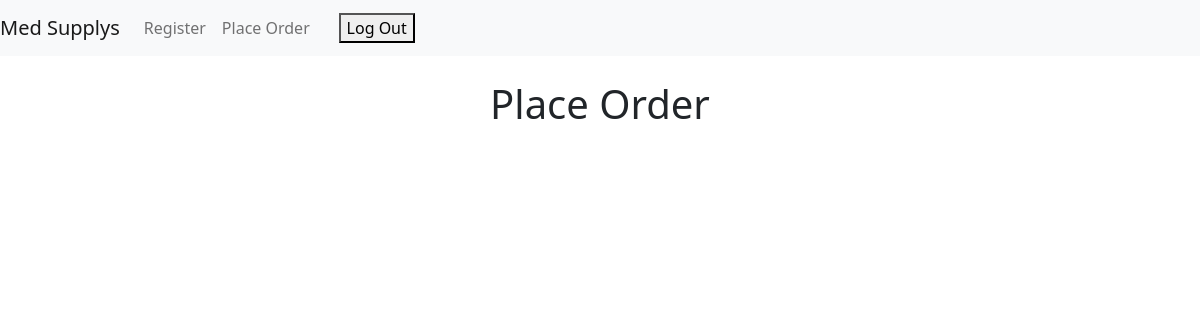
Page /place_order on the earlier database version.
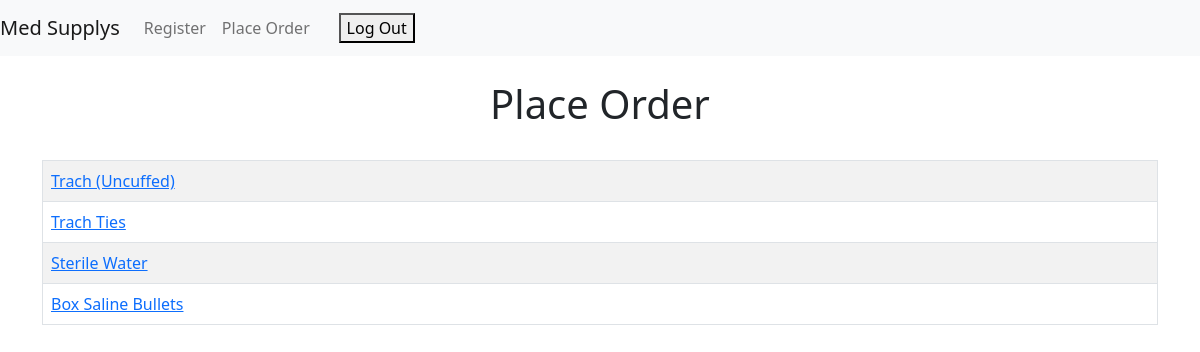
Same page on the later database version.
### supplyorder/models.py (models this page shows)
class Products(models.Model):
    productSKU = models.CharField(max_length=100, unique=True)
    productName = models.CharField(max_length=100)
    productPrice = models.CharField(max_length=100)
    productStock = models.CharField(max_length=100)
    def __str__(self):
        return self.productName

### supplyorder/views.py (the view)
# urls.py: path('place_order', views.place_order, name="place_order"),
def place_order(request):
    showProducts = Products.objects.all()
    return render(request, 'place_order.html', {'showProducts': showProducts} )

### supplyorder/templates/place_order.html
{% extends 'base.html' %}
{% block content %}
    <center>
        <h1>Place Order</h1>
        <br/>
        <table class="table table-striped table-bordered table-hover">
            {% for products in showProducts %}
                <tr>
                    <td>
                        <a href="{% url 'product_breakdown' products.id %}">{{products}}</a>
                    </td>
                </tr>
            {% endfor %}
        </table>
    </center>
{% endblock %}

### supplyorder/templates/base.html (shortened to what this page needs)
<!doctype html>
<html lang="en">
  <head>
    <link href="https://cdn.jsdelivr.net/npm/bootstrap@5.0.2/dist/css/bootstrap.min.css" rel="stylesheet">
  </head>
  <body>
      {% include 'navbar.html' %}
    <br/>
    <div class="container">
      {% block content %}
      {% endblock %}
  </div>
  </body>
</html>

### supplyorder/templates/navbar.html (shortened to what this page needs)
 <nav class="navbar navbar-expand-lg navbar-light bg-light" style="background-color: #1266F1;">
        <a class="navbar-brand" href="{% url 'home' %}">Med Supplys</a>
        <div class="collapse navbar-collapse" id="navbarSupportedContent">
          <ul class="navbar-nav mr-auto">
            <li class="nav-item">
              <a class="nav-link" href="{% url 'register' %}">Register</a>
            </li>
            <li class="nav-item">
              <a class="nav-link" href="{% url 'place_order' %}">Place Order</a>
            </li>
          </ul>
          <form action="/logout" method="POST">
            <button type="submit" value="Logout">Log Out</button>
        </form>
        </div>
      </nav>

Differences in the rows shown:
added Products: productName "Trach (Uncuffed)"
added Products: productName "Trach Ties"
added Products: productName "Sterile Water"
added Products: productName "Box Saline Bullets"
